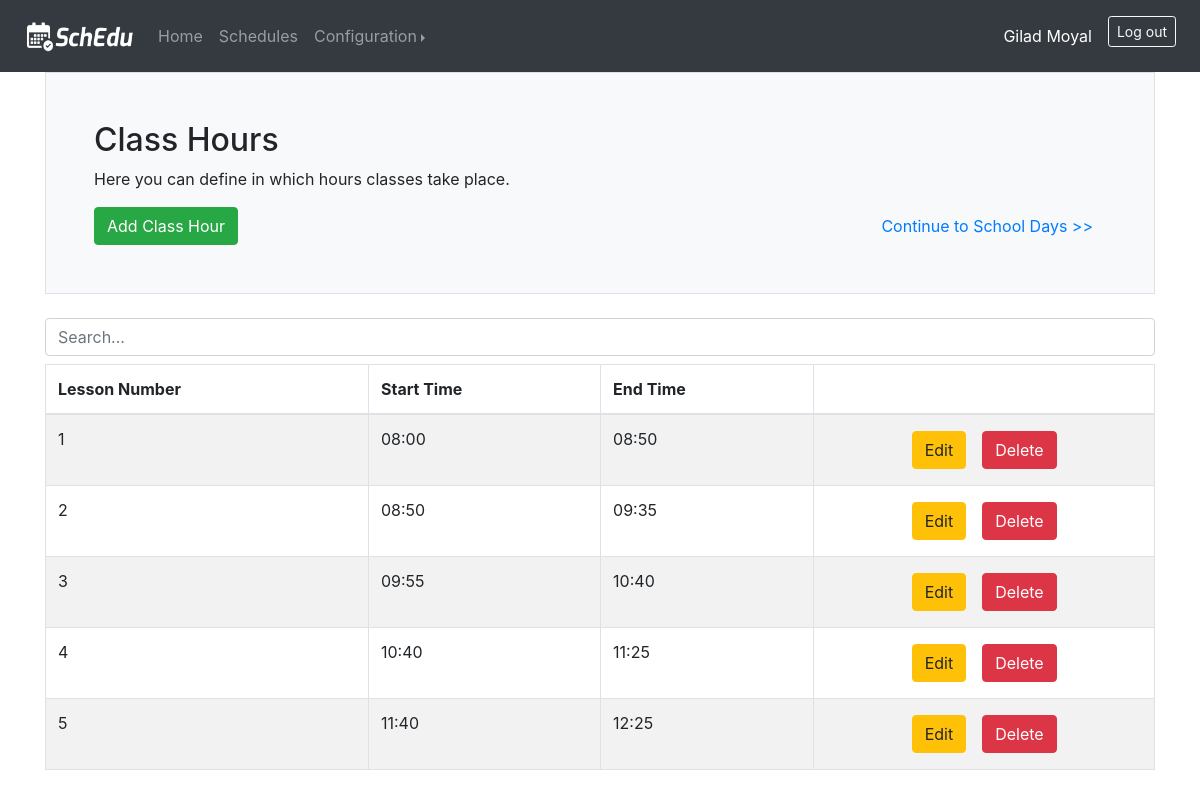
The page /classtimes (signed in) on the database its author committed.
### web_app/models.py (models this page shows, shortened)
class User(db.Model, UserMixin):
    id = db.Column(db.Integer, primary_key=True)
    email = db.Column(db.String(150), unique=True)
    name = db.Column(db.String(150))
    password = db.Column(db.String(150))
    classtimes = db.relationship('ClassTime', backref='user')
    days = db.relationship('Day', backref='user')
    classrooms = db.relationship('Classroom', backref='user')
    equipments = db.relationship('Equipment', backref='user')
    subjects = db.relationship('Subject', backref='user')
    students_groups = db.relationship('StudentsGroup', backref='user')
    teachers = db.relationship('Teacher', backref='user')
    classes = db.relationship('CourseClass', backref='user')
    schedules = db.relationship('Schedule', backref='user')

class ClassTime(db.Model):
    class_time_id = db.Column(db.Integer, primary_key=True)
    start_time = db.Column(db.String(20))
    end_time = db.Column(db.String(20))
    index = db.Column(db.Integer)
    days_ending_this_time = db.relationship('Day', backref='last_class_time')
    user_id = db.Column(db.Integer, db.ForeignKey('user.id'))
    schedule_id = db.Column(db.Integer, db.ForeignKey('schedule.schedule_id'))
    classes = db.relationship('CourseClass', backref='class_time')

### web_app/views.py (the view)
@views.route('/classtimes', methods=['GET', 'POST'])
@login_required
def classtimes():
    sorted_classtimes = sorted(current_user.classtimes, key=get_index)
    if request.method == 'POST':
        start_time = str(request.form["start_time"])
        end_time = str(request.form["end_time"])
        if overlaps(start_time, end_time, sorted_classtimes):
            flash("Invalid class hour: overlaps an existing one.", category="error")
        else:
            index = find_index_update_others((start_time, end_time), sorted_classtimes)
            new_class_time = ClassTime(start_time=start_time, end_time=end_time, index=index, user=current_user)
            db.session.add(new_class_time)
            db.session.commit()
        return redirect(url_for('views.classtimes'))
    else:
        return render_template('classtimes.html', user=current_user, classtimes=sorted_classtimes)

### web_app/views.py (called while the page is built)
def get_index(day_or_time):
    return day_or_time.index

### web_app/templates/classtimes.html (shortened to what this page needs)
{% extends 'base.html' %}
{% block body %}
    <div class="h-100 p-5 bg-light border rounded-3">
        <h2>Class Hours</h2>
        <p>Here you can define in which hours classes take place.</p>
        <div class="row">
            <div class="col">
                <button type="button" class="btn btn-success" data-toggle="modal" data-target="#addModal">Add Class Hour</button>
            </div>
            <div class="col text-right">
                <a type="button" class="btn btn-link" href="{{ url_for('views.days') }}">Continue to School Days >></a>
            </div>
        </div>
    </div>
    <br>
    {% if classtimes|length > 0 %}
        <input class="form-control mb-2" id="myInput" type="text" placeholder="Search...">
        <div class="table-responsive-md">
            <table class="table table-bordered table-striped">
                <thead>
                <tr>
                    <th>Lesson Number</th>
                    <th>Start Time</th>
                    <th>End Time</th>
                    <th></th>
                </tr>
                </thead>
                <tbody id="myTable">
                {% for class_time in classtimes %}
                    <tr>
                        <td>{{ class_time.index }}</td>
                        <td>{{ class_time.start_time }}</td>
                        <td>{{ class_time.end_time }}</td>
                        <td>
                            <div class="row justify-content-center">
                                <form method="post" action="{{ url_for('views.edit_ct') }}">
                                    <button class="btn btn-warning ml-2 mr-2 mt-1 mb-1" type="submit">Edit</button>
                                </form>
                                <form method="post" action="{{ url_for('views.delete_ct') }}">
                                    <button class="btn btn-danger ml-2 mr-2 mt-1 mb-1" type="submit">Delete</button>
                                </form>
                            </div>
                        </td>
                    </tr>
                {% endfor %}
                </tbody>
            </table>
        </div>
    {% else %}
        <h6>Currently there are no class hours</h6>
    {% endif %}
{% endblock %}

### web_app/templates/base.html (shortened to what this page needs)
<!DOCTYPE html>
<html lang="en">
<head>
    <link rel="stylesheet" href="https://stackpath.bootstrapcdn.com/bootstrap/4.3.1/css/bootstrap.min.css">
    <link rel="stylesheet" href="https://cdn.jsdelivr.net/npm/bootstrap-select@1.13.14/dist/css/bootstrap-select.min.css">
</head>
<body>
    <nav class="navbar navbar-expand-lg navbar-dark bg-dark">
        <a class="navbar-brand ml-2" href="{{url_for('views.home')}}">
          <img src="/static/photos/navbarLogo.png" width="110" height="32" alt="">
        </a>
        <div class="collapse navbar-collapse" id="navbar">
          {% if user.is_authenticated %}
            <ul class="navbar-nav mr-auto">
              <li class="nav-item">
                <a class="nav-link" href="{{url_for('views.home')}}">Home <span class="sr-only">(current)</span></a>
              </li>
              <li class="nav-item">
                <a class="nav-link" href="{{ url_for('views.schedules') }}">Schedules</a>
              </li>
              <li class="nav-item dropdown">
                <div class="btn-group dropright">
                  <a class="nav-link dropdown-toggle" href="http://example.com" id="dropdown01" data-toggle="dropdown" aria-haspopup="true" aria-expanded="false">Configuration</a>
                </div>
              </li>
            </ul>
            <ul class="navbar-nav ml-auto">
              <li class="nav-item active">
                <a class="nav-link mr-2 mt-2 mb-2">{{ user.name }}<span class="sr-only">(current)</span></a>
              </li>
              <li class="nav-item">
                <a class="btn btn-outline-light mr-2 mt-2 mb-2 btn-sm" href="{{ url_for('auth.logout') }}">Log out</a>
              </li>
            </ul>
          {% endif %}
        </div>
    </nav>
    <div class="container">
      {% block body %} {% endblock %}
    </div>
</body>
</html>

### rows shown on the page
User: name "Gilad Moyal"
ClassTime: index "1", start_time "08:00", end_time "08:50"
ClassTime: index "2", start_time "08:50", end_time "09:35"
ClassTime: index "3", start_time "09:55", end_time "10:40"
ClassTime: index "4", start_time "10:40", end_time "11:25"
ClassTime: index "5", start_time "11:40", end_time "12:25"
